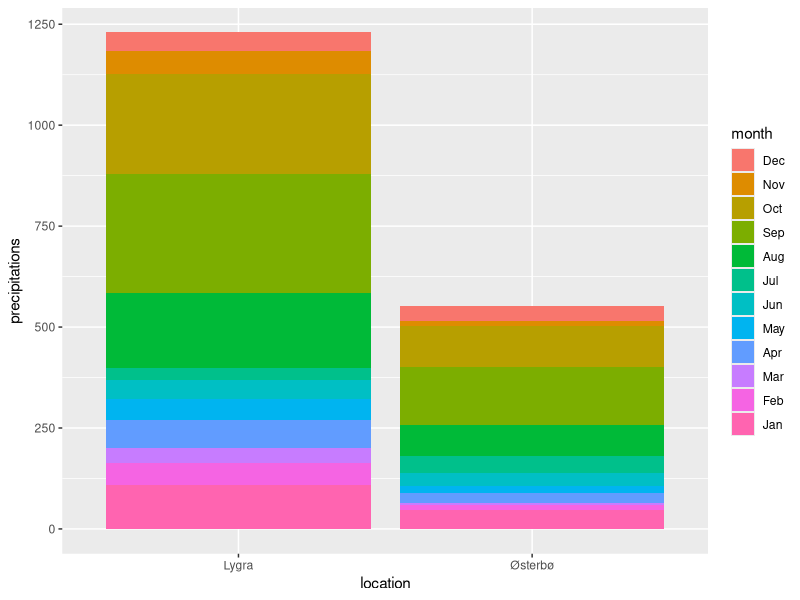
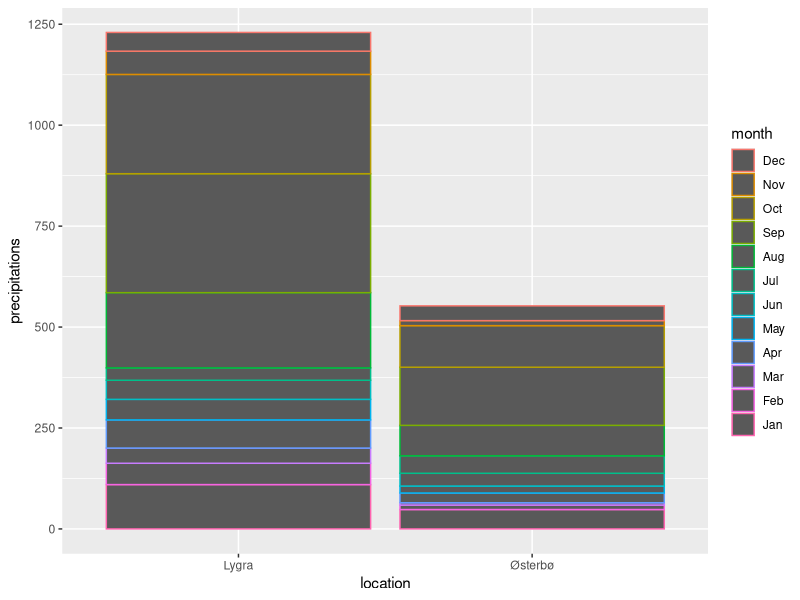
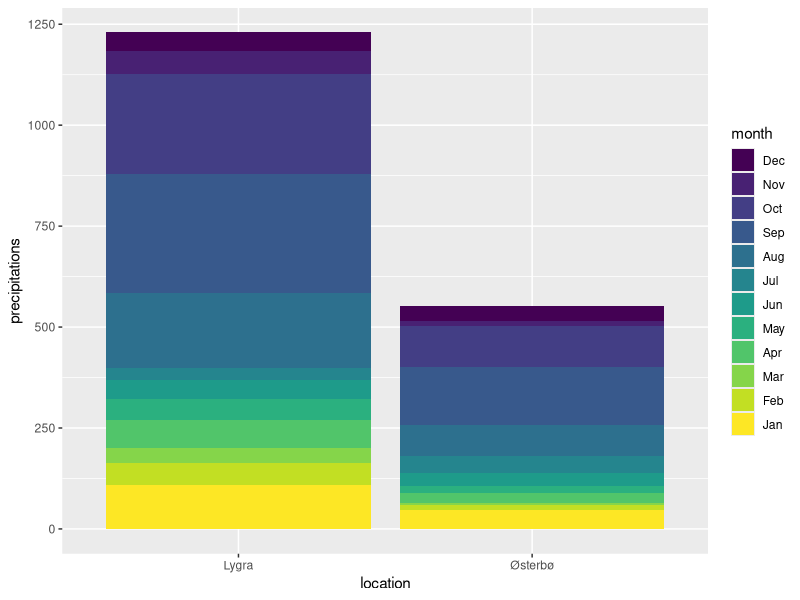
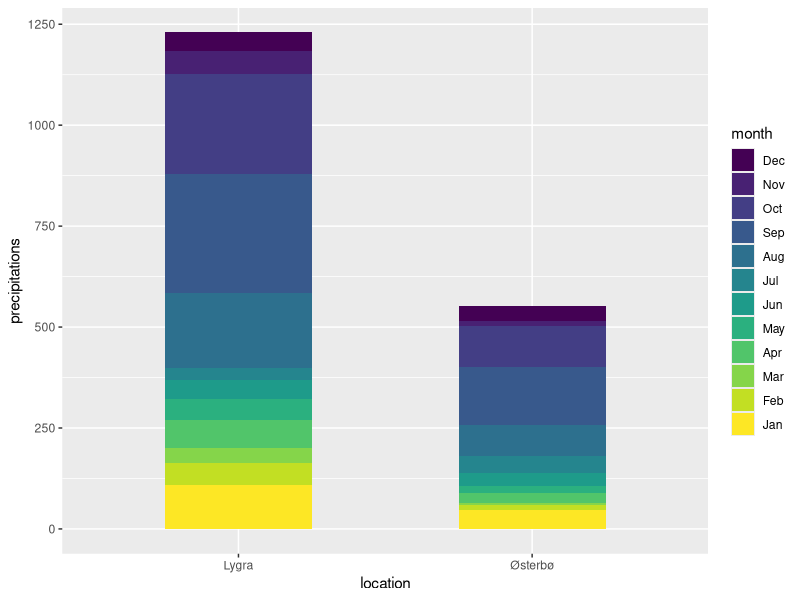
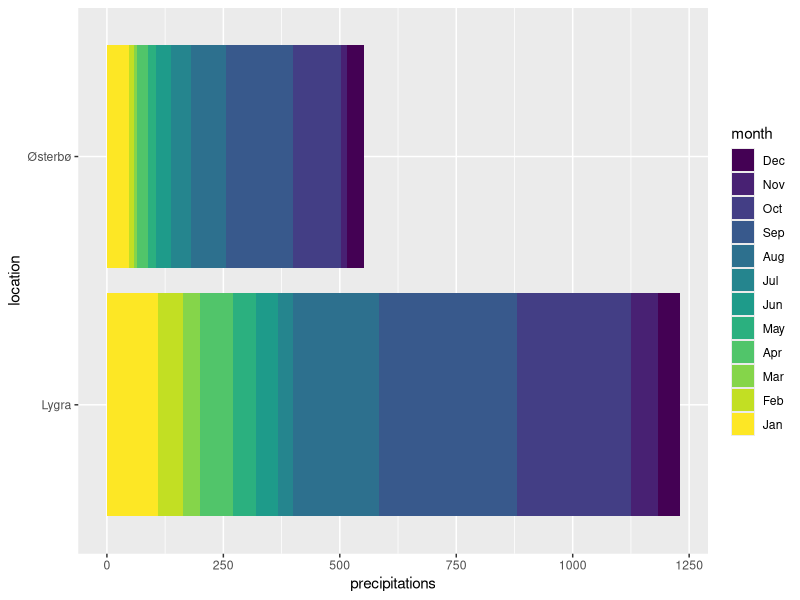
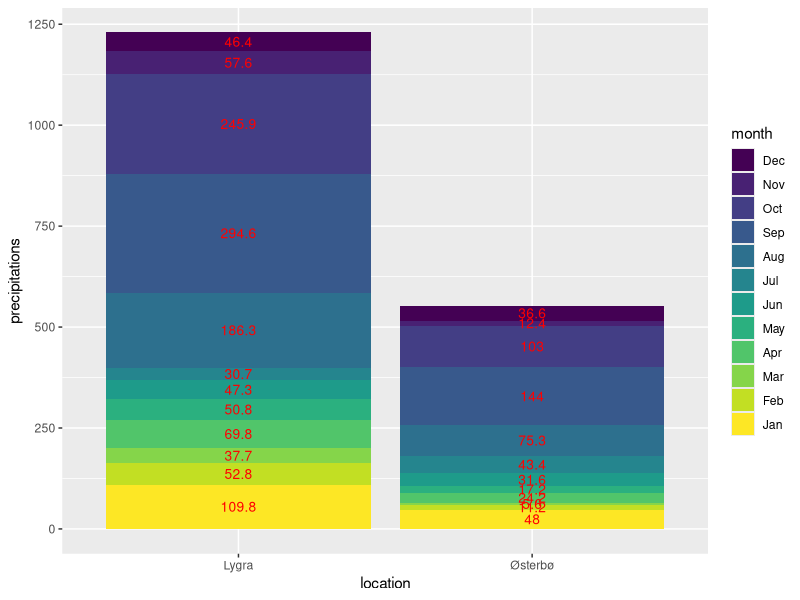

These figures' R source, in order:
## ---- chunk 1
knitr::opts_chunk$set(echo = TRUE, fig.align='center')

# title: Stacking data series in bars (stacked bar plot)
# author: jonathan
# revised: 28/3/2020 

WEB <- c("https://bioceed.uib.no/dropfolder/bioSTATS/Rmd/Visualizing/Multiple/stacked-bars.html")
GIT <- c("https://github.com/jonathansoule/biostats/blob/master/Visualizing/Multiple/stacked-bars.Rmd")
library(ggplot2)
location <- c(rep("Lygra", 12), rep("Østerbø", 12))
month <- factor(rep(month.abb, 2), levels = rev(month.abb))
precipitations <- c(109.8, 52.8, 37.7, 69.8, 50.8, 47.3, 30.7, 186.3, 294.6, 245.9, 57.6, 46.4, 48.0, 11.2, 5.6, 24.2, 17.2, 31.6, 43.4, 75.3, 144.0, 103.0, 12.4, 36.6)
## ---- chunk 2
# dataframe
df <- data.frame(location, month, precipitations)
# structure of the dataframe
str(df)
## ---- chunk 3
ggplot(df, aes(x = location, y = precipitations, fill = month)) +
  geom_col()
## ---- chunk 4
ggplot(df, aes(x = location, y = precipitations, color = month)) +
  geom_col()
## ---- chunk 5
ggplot(df, aes(x = location, y = precipitations, fill = month)) +
  geom_col() +
  scale_fill_viridis_d()
## ---- chunk 6
ggplot(df, aes(x = location, y = precipitations, fill = month)) +
  geom_col(width = .5) +
  scale_fill_viridis_d() 
## ---- chunk 7
ggplot(df, aes(x = location, y = precipitations, fill = month)) +
  geom_col() +
  scale_fill_viridis_d() +
  coord_flip()
## ---- chunk 8
ggplot(df, aes(x = location, y = precipitations, fill = month)) +
  geom_col() + 
  geom_text(aes(label = precipitations), position = position_stack(vjust = .5), color="red", size=3.5) +
  scale_fill_viridis_d()
